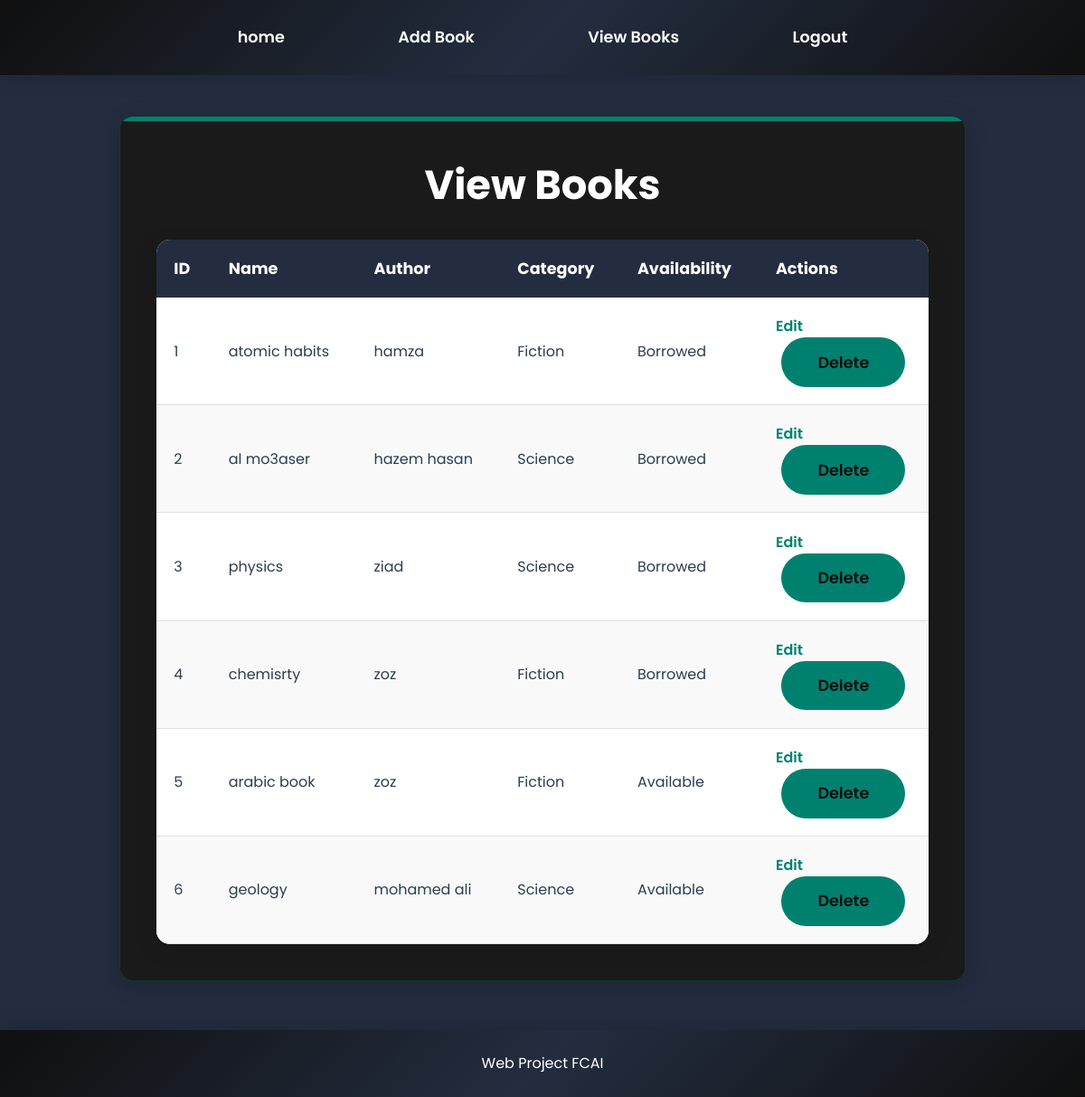
The page /library/admin/view/ on the database as committed earlier.
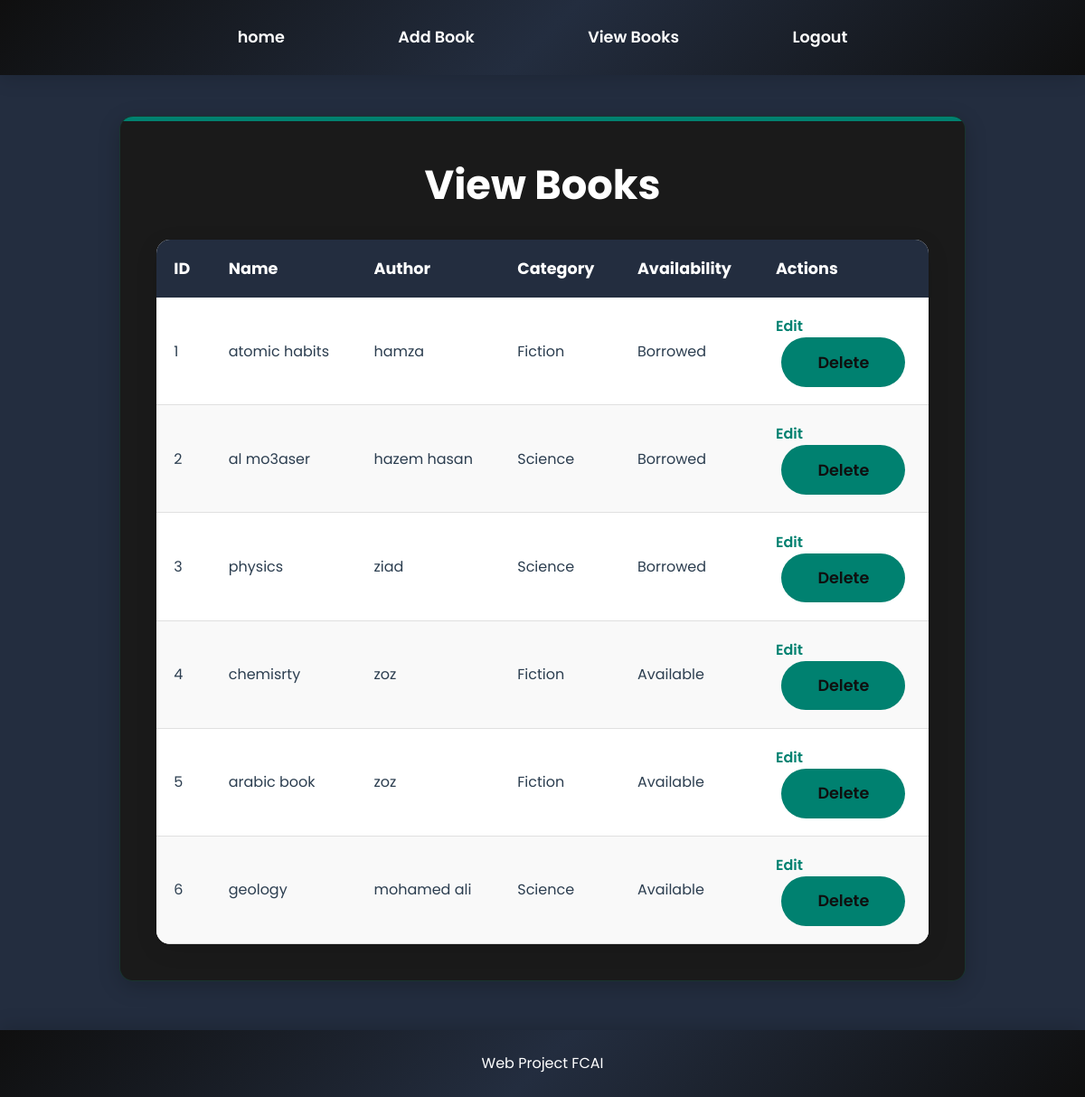
The same page on the database as committed later.
### lib/models.py (models this page shows)
class Book_Details(models.Model):
    Name = models.CharField(max_length=120)
    Author = models.CharField(max_length=120)
    Category = models.CharField(max_length=120)
    Description = models.TextField()
    Date_Added = models.DateField()
    Availability = models.CharField( max_length=50)

### lib/views.py (the view)
# urls.py: path('admin/view/', views.adminShow_book, name='admin_showbook'),
def adminShow_book(request):
    books = Book_Details.objects.all()
    return render(request, 'admin_view_books.html', {'books': books})

### templates/admin_view_books.html (shortened to what this page needs)
{% load static %}
<link rel="stylesheet" href="{% static 'css/style.css' %}">
<link rel="stylesheet" href="{% static 'css/icon.css' %}">
<!DOCTYPE html>
<html lang="en">
<head>
<link rel="stylesheet" href="{% static 'lib/css/style.css' %}">
<link rel="stylesheet" href="{% static 'lib/css/icon.css' %}"></head>
<body>
<nav>
  <ul>
    <li><a href="{% url 'admin_dashboard' %}">home</a></li>
    <li><a href="{% url 'add_book' %}">Add Book</a></li>
    <li><a href="{% url 'admin_showbook' %}">View Books</a></li>
    <li><a href="{% url 'index' %}">Logout</a></li>
  </ul>
</nav>
    <main>
        <div class="card">
            <h1>View Books</h1>
            <table>
                <thead>
                    <tr>
                        <th>ID</th>
                        <th>Name</th>
                        <th>Author</th>
                        <th>Category</th>
                        <th>Availability</th>
                        <th>Actions</th>
                    </tr>
                </thead>
                    <tbody>
        {% for book in books %}
        <tr>
        <td>{{ book.id }}</td>
        <td>{{ book.Name }}</td>
        <td>{{ book.Author }}</td>
        <td>{{ book.Category }}</td>
        <td>{{ book.Availability }}</td>
    <td>
    <a href="{% url 'edit_book' book.id %}">Edit</a>
    <form method="POST" action="{% url 'delete_book' book.id %}" style="display:inline;">
        <button type="submit" >Delete</button>
    </form>
    </td>
    </tr>
    {% endfor %}
</tbody>
            </table>
        </div>
    </main>
    <footer>
        <p> Web Project FCAI</p>
    </footer>
</body>
</html>

Rows that differ between the two databases and show on the page:
changed Book_Details "chemisrty": Availability "Borrowed" → "Available"
